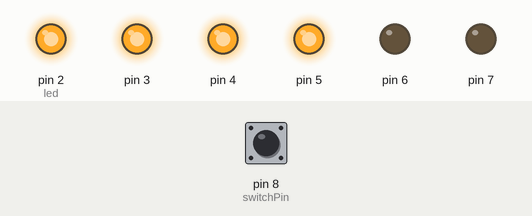
Recording of a sketch running on a simulated Arduino Uno, built with avr-gcc and run on an emulated ATmega328P. Parts: output pins drawn as LEDs (lit = HIGH). The inputs (shaded band) are chosen by the test bench; at power-on: pin 8 (switchPin) HIGH.

Above: at 11.6 s.
11.7 s: pin 8 (switchPin) pulled LOW for 0.15 s
At 12.2 s:
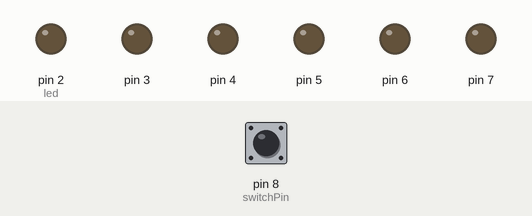
29.1 s: pin 8 (switchPin) pulled LOW for 1 s
At 34.0 s:
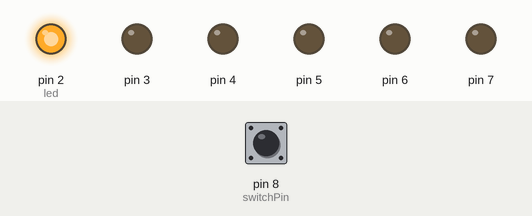
At 36.6 s:
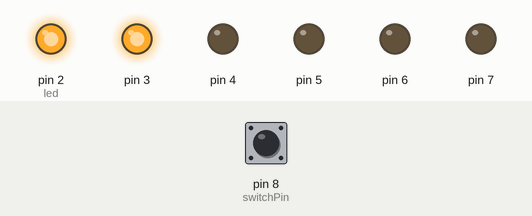
Timing chart, 0 to 47.4 s (numbered marks = the images above; inputs shaded):
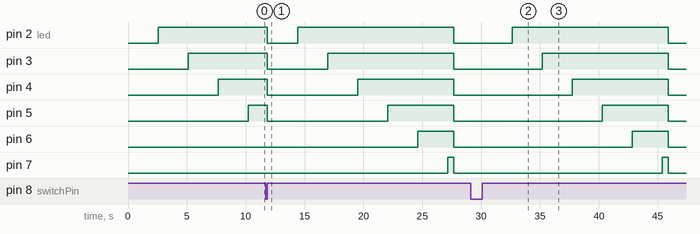

The sketch:

sketch_nov06a.ino
```cpp
const int switchPin = 8;
unsigned long previousTime = 0;
int switchState = 0;
int prevSwitchState = 0;
int led = 2;//LED position
int led2;
long interval = /*(3600000*17)/100 = */2550;//Variable which have the interval that the leds will be switch on in miliseconds.
void setup() {
  for(int x = 2;x<8;x++){
    pinMode(x,OUTPUT);
    }
     pinMode(switchPin, INPUT);
  }
void loop(){

    unsigned long currentTime = millis();

    if(currentTime - previousTime > interval){

        previousTime = currentTime;
        digitalWrite(led, HIGH);
        led2 = led;
        led++;

        if(led == 7){
        }

        if(led2 == 7){

            delay(500);

            for(int i = led2; i >= 2; i--){

                digitalWrite(i, LOW);

            }
        }

    }

    switchState = digitalRead(switchPin);

    if(switchState != prevSwitchState){//Switch off the leds. x value represents the led number in the white board

        for(int x = 2;x<8;x++){
            digitalWrite(x, LOW);
        }

        led = 2;
        previousTime = currentTime;

    }

    prevSwitchState = switchState;

}
```

Measured:
- after the input at 29.1 s, pin 2 (led): LOW → HIGH after 3.6 s, → LOW 13.3 s later; pin 3: LOW → HIGH after 6.1 s, → LOW 10.7 s later; pin 4: LOW → HIGH after 8.7 s, → LOW 8.2 s later; pin 5: LOW → HIGH after 11.2 s, → LOW 5.6 s later; pin 6: LOW → HIGH after 13.8 s, → LOW 3.1 s later
